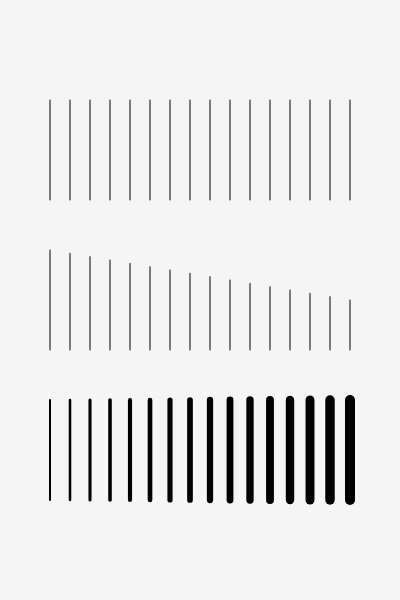
Frame 1 (no input)
Frame 60 (no input): identical to frame 1, image omitted
Frame 120 (the mouse pressed at the canvas centre since frame 60): identical to frame 1, image omitted

The p5.js sketch that drew this single still picture (run headless with seeded random() and noise() and a simulated clock; from frame 60 on, the mouse is pressed at the canvas centre):

// p5.js sketch
// ── sketch.js
function setup() {
  createCanvas(400, 600);
}

function draw() {
  background(245);

  // focus on the range and
  // increment (or decrement) value
  stroke(0);
  strokeWeight(1);
  for (let x = 50; x <= 350; x += 20) {
    line(x, 100, x, 200);
  }

  for (let x = 50; x <= 350; x += 20) {
    let y = map(x, 50, 350, 250, 300);
    line(x, y, x, 350);
  }

  for (let x = 50; x <= 350; x += 20) {
    let sw = map(x, 50, 350, 2, 10);
    strokeWeight(sw);
    line(x, 400, x, 500);
  }
}
